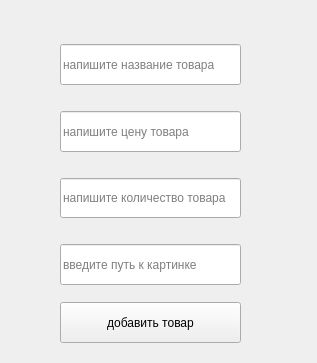
<?xml version="1.0" encoding="UTF-8"?>
<ui version="4.0">
 <class>MainWindow</class>
 <widget class="QMainWindow" name="MainWindow">
  <property name="geometry">
   <rect>
    <x>0</x>
    <y>0</y>
    <width>317</width>
    <height>363</height>
   </rect>
  </property>
  <property name="windowTitle">
   <string>MainWindow</string>
  </property>
  <widget class="QWidget" name="centralwidget">
   <widget class="QPushButton" name="pushButton">
    <property name="geometry">
     <rect>
      <x>60</x>
      <y>302</y>
      <width>181</width>
      <height>41</height>
     </rect>
    </property>
    <property name="text">
     <string>добавить товар</string>
    </property>
   </widget>
   <widget class="QWidget" name="">
    <property name="geometry">
     <rect>
      <x>60</x>
      <y>44</y>
      <width>181</width>
      <height>241</height>
     </rect>
    </property>
    <layout class="QVBoxLayout" name="verticalLayout">
     <item>
      <widget class="QLineEdit" name="product_name">
       <property name="sizePolicy">
        <sizepolicy hsizetype="Minimum" vsizetype="Expanding">
         <horstretch>0</horstretch>
         <verstretch>0</verstretch>
        </sizepolicy>
       </property>
       <property name="placeholderText">
        <string>напишите название товара</string>
       </property>
      </widget>
     </item>
     <item>
      <spacer name="verticalSpacer_2">
       <property name="orientation">
        <enum>Qt::Vertical</enum>
       </property>
       <property name="sizeType">
        <enum>QSizePolicy::Fixed</enum>
       </property>
       <property name="sizeHint" stdset="0">
        <size>
         <width>20</width>
         <height>20</height>
        </size>
       </property>
      </spacer>
     </item>
     <item>
      <widget class="QLineEdit" name="product_price">
       <property name="sizePolicy">
        <sizepolicy hsizetype="Minimum" vsizetype="Expanding">
         <horstretch>0</horstretch>
         <verstretch>0</verstretch>
        </sizepolicy>
       </property>
       <property name="placeholderText">
        <string>напишите цену товара</string>
       </property>
      </widget>
     </item>
     <item>
      <spacer name="verticalSpacer">
       <property name="orientation">
        <enum>Qt::Vertical</enum>
       </property>
       <property name="sizeType">
        <enum>QSizePolicy::Fixed</enum>
       </property>
       <property name="sizeHint" stdset="0">
        <size>
         <width>20</width>
         <height>20</height>
        </size>
       </property>
      </spacer>
     </item>
     <item>
      <widget class="QLineEdit" name="product_count">
       <property name="sizePolicy">
        <sizepolicy hsizetype="Minimum" vsizetype="Expanding">
         <horstretch>0</horstretch>
         <verstretch>0</verstretch>
        </sizepolicy>
       </property>
       <property name="placeholderText">
        <string>напишите количество товара</string>
       </property>
      </widget>
     </item>
     <item>
      <spacer name="verticalSpacer_3">
       <property name="orientation">
        <enum>Qt::Vertical</enum>
       </property>
       <property name="sizeType">
        <enum>QSizePolicy::Fixed</enum>
       </property>
       <property name="sizeHint" stdset="0">
        <size>
         <width>20</width>
         <height>20</height>
        </size>
       </property>
      </spacer>
     </item>
     <item>
      <widget class="QLineEdit" name="product_path">
       <property name="sizePolicy">
        <sizepolicy hsizetype="Minimum" vsizetype="Expanding">
         <horstretch>0</horstretch>
         <verstretch>0</verstretch>
        </sizepolicy>
       </property>
       <property name="placeholderText">
        <string>введите путь к картинке</string>
       </property>
      </widget>
     </item>
    </layout>
   </widget>
  </widget>
 </widget>
 <resources/>
 <connections/>
</ui>
